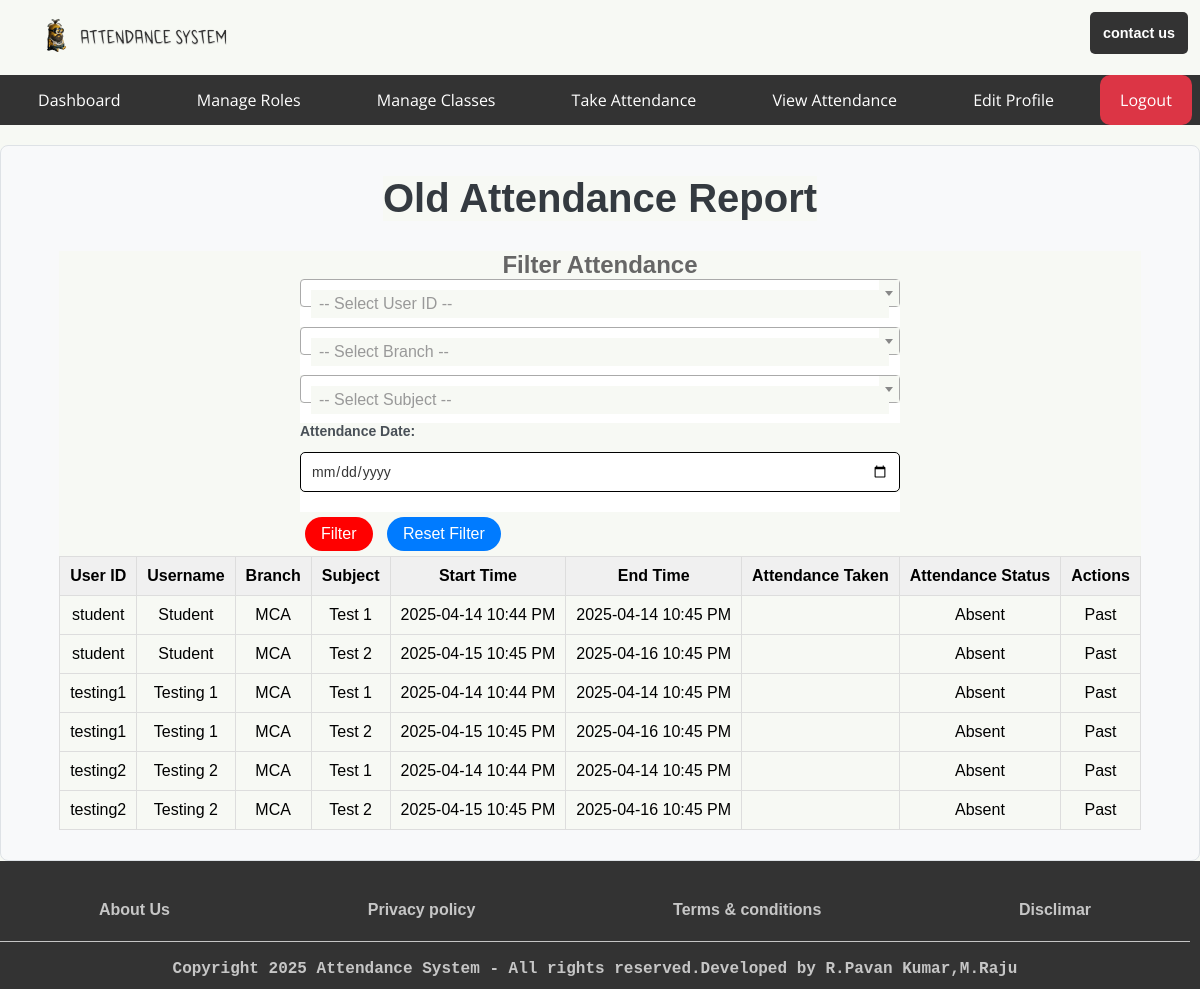
/admin/view_attendance/old_attendance_all (signed in), run on the app's committed database.
### app.py (models this page shows, shortened)
class User(db.Model):
    userid = db.Column(db.String(10), primary_key=True, unique=True, nullable=False)
    username = db.Column(db.String(150), nullable=False)
    password_hash = db.Column(db.String(150), nullable=False)
    role = db.Column(db.String(50), nullable=False)

class SubjectsClasses(db.Model):  # Renamed to SubjectsClasses
    id = db.Column(db.Integer, primary_key=True)
    Branch = db.Column(db.String(200), nullable=False)
    Subject = db.Column(db.String(200), nullable=False)
    Start_Time = db.Column(db.DateTime, nullable=False)
    End_Time = db.Column(db.DateTime, nullable=False)
    date_created = db.Column(db.DateTime, default=datetime.utcnow)
    completed = db.Column(db.Integer, default=0)

### app.py (the view, shortened to what this page needs)
@app.route('/<role>/view_attendance/old_attendance_all', methods=['GET', 'POST'])
@role_required(['admin', 'teacher'])
def old_attendance_all(role):
    students = User.query.filter_by(role='student').order_by(User.userid).all()
    subjects_classes = SubjectsClasses.query.order_by(SubjectsClasses.Branch, SubjectsClasses.Subject).all()
    attendance_records = Attendance.query.order_by(Attendance.date_time.desc()).all()
    search_userid = request.form.get('userid')
    search_branch = request.form.get('branch')
    search_subject = request.form.get('subject')
    search_date = request.form.get('attendance_date')
    filtered_attendance_data = []
    now_utc = datetime.utcnow()  # Get the current UTC time on the server
    for student in students:
        for subject_class in subjects_classes:
            user_match = not search_userid or search_userid.lower() in student.userid.lower()
            branch_match = not search_branch or search_branch.lower() in subject_class.Branch.lower()
            subject_match = not search_subject or search_subject.lower() in subject_class.Subject.lower()
            date_match = True
            if user_match and branch_match and subject_match:
                latest_attendance = Attendance.query.filter(
                    Attendance.user_id == student.userid,
                    Attendance.subject_id == subject_class.id
                ).order_by(Attendance.date_time.desc()).first()
                attendance_taken = latest_attendance.date_time if latest_attendance else None
                attendance_status = 'Present' if latest_attendance else 'Absent'
                attendance_id = latest_attendance.id if latest_attendance else None
                is_future = attendance_taken > now_utc if attendance_taken else False
                if search_date:
                    if date_match:
                        filtered_attendance_data.append({
                            'userid': student.userid,
                            'username': student.username,
                            'branch': subject_class.Branch,
                            'subject': subject_class.Subject,
                            'start_time': subject_class.Start_Time,  # As stored in DB
                            'end_time': subject_class.End_Time,    # As stored in DB
                            'attendance_taken': attendance_taken,  # As stored in DB
                            'attendance_status': attendance_status,
                            'attendance_id': attendance_id,
                            'is_future': is_future
                        })
                else:
                    filtered_attendance_data.append({
                        'userid': student.userid,
                        'username': student.username,
                        'branch': subject_class.Branch,
                        'subject': subject_class.Subject,
                        'start_time': subject_class.Start_Time,  # As stored in DB
                        'end_time': subject_class.End_Time,    # As stored in DB
                        'attendance_taken': attendance_taken,  # As stored in DB
                        'attendance_status': attendance_status,
                        'attendance_id': attendance_id,
                        'is_future': is_future
                    })
    return render_template(f'auth/dashboards/{role}/attendance/old_attendance_all.html',
                           students=students, subjects_classes=subjects_classes,
                           attendance_data=filtered_attendance_data, role=role)

### app.py (called while the page is built)
def role_required(roles):
    if not isinstance(roles, list):
        roles = [roles]  # Ensure roles is a list
    def decorator(func):
        @wraps(func)
        def wrapper(*args, **kwargs):
            if 'username' not in session:
                return redirect(url_for('login'))
            user = User.query.filter_by(username=session['username']).first()
            if user.role not in roles:  # Check if the user's role is in the allowed roles list
                return redirect(url_for('index'))  # Redirect to the home page if unauthorized
            return func(*args, **kwargs)
        return wrapper
    return decorator

### templates/auth/dashboards/admin/attendance/old_attendance_all.html (shortened to what this page needs)
{% extends 'base/base_admin.html' %}
{% block body %}
<main class="take-attendance-main">
    <h1>Old Attendance Report</h1>
    <div style="overflow-x: auto; max-width: 100%;">
        <section class="filter-section">
            <form method="POST" id="form-sec" class="attendance-form">
                <div class="form-group">
                    <h2>Filter Attendance</h2>
                </div>
                <div class="form-group">
                </div>
                <div class="form-group">
                </div>
                <div class="form-group">
                    <label for="attendance_date">Attendance Date:</label>
                    <input type="date" id="attendance_date" name="attendance_date" value="{{ request.form.attendance_date }}">
                </div>
                <div class="form-actions">
                    <button type="submit"  class="delete">Filter</button>
                    <a href="{{ url_for('old_attendance_all', role=role) }}" id="update" class="button secondary">Reset Filter</a>
                </div>
            </form>
        </section>
        {% if attendance_data %}
            <div style="overflow-x: auto; max-width: 100%;">
                <table class="attendance-table">
                    <thead>
                        <tr>
                            <th>User ID</th>
                            <th>Username</th>
                            <th>Branch</th>
                            <th>Subject</th>
                            <th>Start Time</th>
                            <th>End Time</th>
                            <th>Attendance Taken</th>
                            <th>Attendance Status</th>
                            <th class="actions-column">Actions</th>
                        </tr>
                    </thead>
                    <tbody>
                        {% for record in attendance_data %}
                            <tr>
                                <td>{{ record.userid }}</td>
                                <td>{{ record.username }}</td>
                                <td>{{ record.branch }}</td>
                                <td>{{ record.subject }}</td>
                                <td>{{ record.start_time.strftime('%Y-%m-%d %I:%M %p') if record.start_time }}</td>
                                <td>{{ record.end_time.strftime('%Y-%m-%d %I:%M %p') if record.end_time }}</td>
                                <td>{{ record.attendance_taken.strftime('%Y-%m-%d %I:%M %p') if record.attendance_taken }}</td>
                                <td class="{{ 'absent' if record.attendance_status == 'Absent' else 'present' }}">{{ record.attendance_status }}</td>
                                <td class="actions-column">
                                    {% if record.is_future %}
                                        <form method="POST" action="{{ url_for('delete_attendance', role=role, attendance_id=record.attendance_id) }}" class="role-form">
                                            <button type="submit" class="delete" onclick="return confirm('Are you sure you want to delete this future attendance record?')">Delete</button>
                                        </form>
                                    {% else %}
                                        <span class="past-record">Past</span>
                                    {% endif %}
                                </td>
                            </tr>
                        {% endfor %}
                    </tbody>
                </table>
            </div>
        {% else %}
            <p class="no-records">No old attendance records found.</p>
        {% endif %}
    </div>
    <link href="https://cdnjs.cloudflare.com/ajax/libs/select2/4.0.13/css/select2.min.css" rel="stylesheet" />
</main>
{% endblock %}

### static/styles/index.css (style rules this page uses)
* { background: #f7f9f4; font-family: 'Arial', sans-serif; margin: 0; padding: 0; box-sizing: border-box; font-size: 1rem; text-decoration: none; }
a { background: transparent; }
main { display: flex; justify-content: start; align-items: center; flex-direction: column; padding: 3% 0; width: 100%; min-height: 60vh; }
a { text-decoration: none; }
a.button { background-color: #333; color: #fff; border: none; padding: 10px 20px; font-size: 16px; text-decoration: none; cursor: pointer; }
form { width: 300px; max-width: 500px; margin: 40px auto; padding: 20px; border: 1px solid #ddd; border-radius: 10px; box-shadow: 0 0 10px rgba(0, 0, 0, 0.1); }
label { display: block; margin-bottom: 10px; }
table { margin: 0 auto; border-collapse: collapse; border-spacing: 0; width: 100%; border: 1px solid #ddd; }
th, td { border: 1px solid #ddd; padding: 10px; text-align: center; }
th { background-color: #f0f0f0; }
h1 { text-align: center; font-size: 2.5rem; color: #333; }
h2 { text-align: center; font-size: 1.5rem; color: #666; }
#form-sec { width: auto; max-width: auto; margin: 0 auto; padding: 0 0 0 0; border: none; border-radius: none; box-shadow: none; display: flex; background-color: #ffffff; display: block; margin-top: 0em; unicode-bidi: isolate; }
#update { display: inline-block; padding: 8px 16px; margin: 5px; border-radius: 20px; background-color: #007bff; color: #fff; text-decoration: none; -webkit-transition: background-color 0.3s ease; transition: background-color 0.3s ease; }
.delete { display: inline-block; padding: 8px 16px; margin: 5px; border-radius: 20px; background-color: #ff0000; color: #fff; text-decoration: none; -webkit-transition: background-color 0.3s ease; transition: background-color 0.3s ease; width: auto; border: none; box-shadow: none; }
.form-group { margin-bottom: 15px; }
.form-group label { display: block; color: #000000; font-size: 14px; }
.form-group input { width: 100%; padding: 10px; margin-top: 5px; background-color: #ffffff; border: 1px solid #000000; border-radius: 5px; color: #363636; font-size: 14px; }
button { width: 100%; padding: 10px; background-color: #ff7b00; border: none; border-radius: 5px; color: white; font-size: 16px; cursor: pointer; margin-top: 15px; }
.take-attendance-main { padding: 30px; background-color: #f8f9fa; border: 1px solid #dee2e6; border-radius: 8px; margin-top: 20px; }
.take-attendance-main h1 { color: #343a40; margin-bottom: 30px; text-align: center; }
.attendance-form { max-width: 600px; margin: 0 auto; }
.form-group { margin-bottom: 20px; }
.form-group label { display: block; margin-bottom: 8px; font-weight: bold; color: #495057; }

### data on the page
User: userid "student" "student", username "Student" "Student"
SubjectsClasses: branch "MCA" "MCA" "MCA", subject "Test 1" "Test 1" "Test 1", start_time "2025-04-14 10:44 PM" "2025-04-14 10:44 PM" "2025-04-14 10:44 PM", end_time "2025-04-14 10:45 PM" "2025-04-14 10:45 PM" "2025-04-14 10:45 PM"
SubjectsClasses: branch "MCA" "MCA" "MCA", subject "Test 2" "Test 2" "Test 2", start_time "2025-04-15 10:45 PM" "2025-04-15 10:45 PM" "2025-04-15 10:45 PM", end_time "2025-04-16 10:45 PM" "2025-04-16 10:45 PM" "2025-04-16 10:45 PM"
User: userid "testing1" "testing1", username "Testing 1" "Testing 1"
User: userid "testing2" "testing2", username "Testing 2" "Testing 2"

### other printed values
{{ record.attendance_status }} "Absent" "Absent" "Absent" "Absent" "Absent" "Absent"
